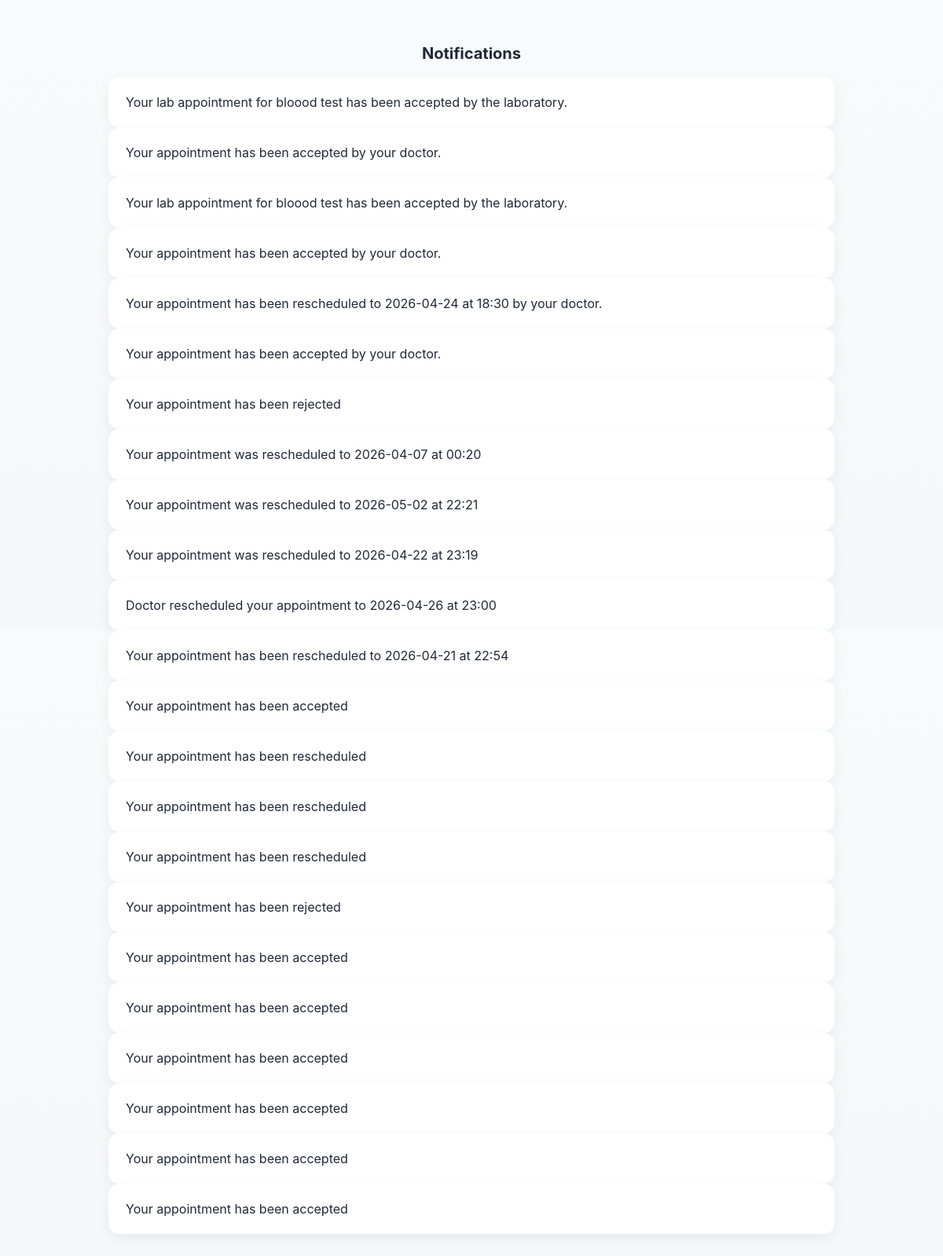
/notification.php (signed in), run on the app's committed database.
### tables this page shows
CREATE TABLE `notifications` (
  `id` int(11) NOT NULL AUTO_INCREMENT,
  `user_id` int(11) DEFAULT NULL,
  `message` text DEFAULT NULL,
  `seen` tinyint(4) DEFAULT 0,
  `created_at` timestamp NOT NULL DEFAULT current_timestamp(),
  PRIMARY KEY (`id`)
);

### notification.php (the view, shortened to what this page needs)
<?php
require 'config.php';
$user_id = $_SESSION['user_id'];
$stmt = $mysqli->prepare("SELECT * FROM notifications WHERE user_id = ? ORDER BY created_at DESC");
$stmt->bind_param("i", $user_id);
$stmt->execute();
$n = $stmt->get_result();
?>
<!DOCTYPE html>
<html>
<head>
<link rel="stylesheet" href="assets/css/styles.css">
</head>
<body>
<div class="container">
  <h2>Notifications</h2>
  <?php if($n->num_rows === 0): ?>
    <p>No notifications yet.</p>
  <?php else: ?>
    <?php while($r = $n->fetch_assoc()): ?>
      <div class="card"><?= htmlspecialchars($r['message']) ?></div>
    <?php endwhile; ?>
  <?php endif; ?>
</div>
</body>
</html>

### assets/css/styles.css (style rules this page uses)
:root { --primary:#1976d2; --primary-dark:#125ca1; --accent:#00a69c; --bg:#f5f7fa; --card:#ffffff; --muted:#6b7280; --radius:14px; --shadow: 0 6px 18px rgba(20,20,40,0.06); --glass: rgba(255,255,255,0.85); --max-width:420px; }
* { box-sizing:border-box }
html,body { height:100% }
body { font-family: Inter, system-ui, -apple-system, "Segoe UI", Roboto, "Helvetica Neue", Arial; background:var(--bg); margin:0; color:#1f2937; -webkit-font-smoothing:antialiased; -moz-osx-font-smoothing:grayscale; }
.container { max-width: 980px; margin: 22px auto; padding: 16px; }
.card { background:var(--card); border-radius:var(--radius); box-shadow:var(--shadow); padding:18px; }
h2 { text-align:center; margin:6px 0 18px 0; font-size:20px; }
@media (min-width:900px) { body { background:linear-gradient(180deg,#f8fbfc 0%, #f5f7fa 100%) } }
@media (min-width:900px) { .container { padding:28px; } }
@media (min-width:900px) { .card { padding:22px; } }

### data on the page
notifications: message "Your lab appointment for bloood test has been accepted by the laboratory."
notifications: message "Your appointment has been accepted by your doctor."
notifications: message "Your lab appointment for bloood test has been accepted by the laboratory."
notifications: message "Your appointment has been accepted by your doctor."
notifications: message "Your appointment has been rescheduled to 2026-04-24 at 18:30 by your doctor."
notifications: message "Your appointment has been accepted by your doctor."
notifications: message "Your appointment has been rejected"
notifications: message "Your appointment was rescheduled to 2026-04-07 at 00:20"
notifications: message "Your appointment was rescheduled to 2026-05-02 at 22:21"
notifications: message "Your appointment was rescheduled to 2026-04-22 at 23:19"
notifications: message "Doctor rescheduled your appointment to 2026-04-26 at 23:00"
notifications: message "Your appointment has been rescheduled to 2026-04-21 at 22:54"
notifications: message "Your appointment has been accepted"
notifications: message "Your appointment has been rescheduled"
notifications: message "Your appointment has been rescheduled"
notifications: message "Your appointment has been rescheduled"
notifications: message "Your appointment has been rejected"
notifications: message "Your appointment has been accepted"
notifications: message "Your appointment has been accepted"
notifications: message "Your appointment has been accepted"
notifications: message "Your appointment has been accepted"
notifications: message "Your appointment has been accepted"
notifications: message "Your appointment has been accepted"
